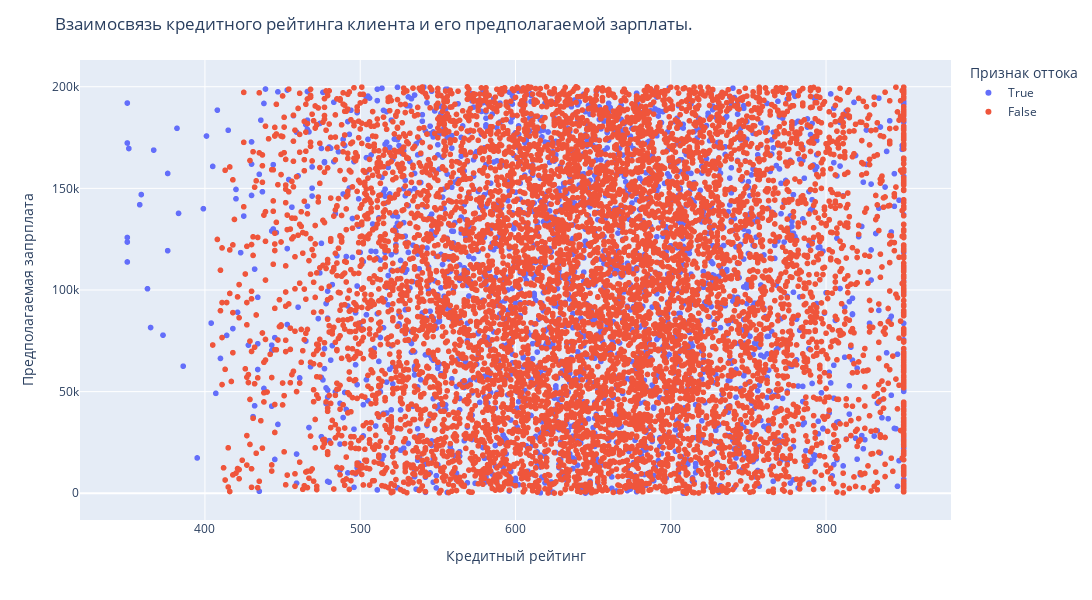

The cell this chart's notebook holds for it:
### Markdown cell above
### 9.5. Постройте график, который показывает взаимосвязь кредитного рейтинга клиента и его предполагаемой зарплаты. Добавьте расцветку по признаку оттока клиентов. Какова взаимосвязь между признаками? Если не видите явной взаимосвязи, укажите это.

### Code cell
CreditScore_df = churn_data.copy()
CreditScore_df['Exited'] = CreditScore_df['Exited'].astype(bool)

fig = px.scatter(CreditScore_df, y="EstimatedSalary", x="CreditScore", color="Exited")

fig.update_layout(
    title='Взаимосвязь кредитного рейтинга клиента и его предполагаемой зарплаты.',
    xaxis_title="Кредитный рейтинг",
    yaxis_title="Предполагаемая запрплата",
    height=600, #высота
    width=1200, #ширина
    legend_title='Признак оттока',
    legend_orientation='v'
)

fig.show()

### Figure 1 — Plotly figure (JSON) as saved in the notebook; plotly's stock layout.template omitted (floating-point values rounded to 4 significant figures; data arrays with more than 128 entries replaced by an {"elided": "..."} marker saying what was removed)
{"data": [{"hovertemplate": "Exited=True<br>CreditScore=%{x}<br>EstimatedSalary=%{y}<extra></extra>", "legendgroup": "True", "marker": {"color": "#636efa", "symbol": "circle"}, "mode": "markers", "name": "True", "showlegend": true, "type": "scattergl", "x": {"elided": "2037 int values"}, "xaxis": "x", "y": {"elided": "2037 float values"}, "yaxis": "y"}, {"hovertemplate": "Exited=False<br>CreditScore=%{x}<br>EstimatedSalary=%{y}<extra></extra>", "legendgroup": "False", "marker": {"color": "#EF553B", "symbol": "circle"}, "mode": "markers", "name": "False", "showlegend": true, "type": "scattergl", "x": {"elided": "7963 int values"}, "xaxis": "x", "y": {"elided": "7963 float values"}, "yaxis": "y"}], "layout": {"height": 600, "legend": {"orientation": "v", "title": {"text": "Признак оттока"}, "tracegroupgap": 0}, "margin": {"t": 60}, "title": {"text": "Взаимосвязь кредитного рейтинга клиента и его предполагаемой зарплаты."}, "width": 1200, "xaxis": {"anchor": "y", "domain": [0, 1], "title": {"text": "Кредитный рейтинг"}}, "yaxis": {"anchor": "x", "domain": [0, 1], "title": {"text": "Предполагаемая запрплата"}}}}
